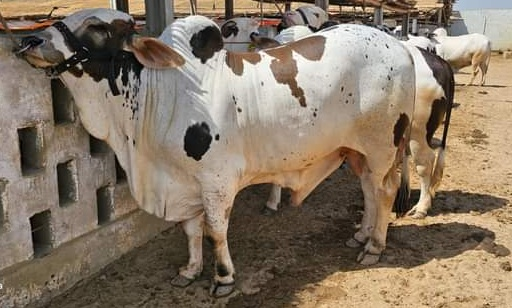
#> input picture 4test_dataset.jpg, 512 x 308 px
$ python -i augmentation.py   (imports and definitions only)
#> lines starting #> are read from the running program, lines starting #| are printed output that depends on the picture
#> further down, picture is the input picture: shape (308, 512, 3); mean B, G, R 100.9, 119.1, 134.8
"""
Data Augmentation Module
========================
Handles image augmentation for training data expansion.
"""

import cv2
import numpy as np
from typing import List, Tuple, Optional
import random


class DataAugmenter:
    """
    Augments images for training data expansion.

    Supports:
    - Rotation
    - Flipping
    - Brightness adjustment
    - Contrast adjustment
    - Zoom
    - Noise addition
    """

    def __init__(self,
                 rotation_range: int = 15,
                 brightness_range: Tuple[float, float] = (0.8, 1.2),
                 contrast_range: Tuple[float, float] = (0.85, 1.15),
                 zoom_range: Tuple[float, float] = (0.9, 1.1),
                 horizontal_flip: bool = True,
                 noise_std: float = 0.02):
        """
        Initialize augmenter with parameters.

        Args:
            rotation_range: Maximum rotation angle in degrees
            brightness_range: Range for brightness adjustment
            contrast_range: Range for contrast adjustment
            zoom_range: Range for zoom factor
            horizontal_flip: Whether to apply horizontal flip
            noise_std: Standard deviation for Gaussian noise
        """
        self.rotation_range = rotation_range
        self.brightness_range = brightness_range
        self.contrast_range = contrast_range
        self.zoom_range = zoom_range
        self.horizontal_flip = horizontal_flip
        self.noise_std = noise_std

    def rotate(self, image: np.ndarray, angle: Optional[float] = None) -> np.ndarray:
        """
        Rotate image by given angle.

        Args:
            image: Input image
            angle: Rotation angle (random if None)

        Returns:
            Rotated image
        """
        if angle is None:
            angle = random.uniform(-self.rotation_range, self.rotation_range)

        height, width = image.shape[:2]
#> height = 308; width = 512
        center = (width // 2, height // 2)
#> center = (256, 154)

        rotation_matrix = cv2.getRotationMatrix2D(center, angle, 1.0)
        rotated = cv2.warpAffine(image, rotation_matrix, (width, height),
                                  borderMode=cv2.BORDER_REFLECT)
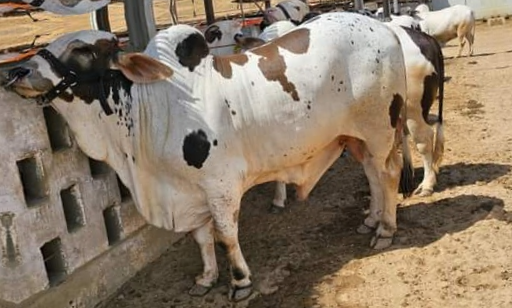
#> rotated: shape (308, 512, 3); mean B, G, R 102.2, 121.3, 137.8

        return rotated

    # [32 lines left out: functions flip_horizontal, adjust_brightness, not called in this run]

    def adjust_contrast(self, image: np.ndarray,
                        factor: Optional[float] = None) -> np.ndarray:
        """
        Adjust image contrast.

        Args:
            image: Input image
            factor: Contrast factor (random if None)

        Returns:
            Contrast-adjusted image
        """
        if factor is None:
            factor = random.uniform(*self.contrast_range)

        lab = cv2.cvtColor(image, cv2.COLOR_BGR2LAB).astype(np.float32)
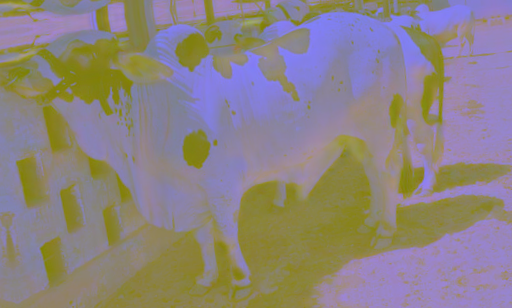
#> lab: shape (308, 512, 3) float32; mean B, G, R 130.3, 131.5, 140.9
        lab[:, :, 0] = ((lab[:, :, 0] - 128) * factor) + 128
        lab[:, :, 0] = np.clip(lab[:, :, 0], 0, 255)

        return cv2.cvtColor(lab.astype(np.uint8), cv2.COLOR_LAB2BGR)

    def zoom(self, image: np.ndarray,
             factor: Optional[float] = None) -> np.ndarray:
        """
        Zoom in/out on image.

        Args:
            image: Input image
            factor: Zoom factor (random if None)

        Returns:
            Zoomed image
        """
        if factor is None:
            factor = random.uniform(*self.zoom_range)

        height, width = image.shape[:2]
#> height = 308; width = 512

        # Calculate crop dimensions
        new_height = int(height / factor)
#> new_height = 320
        new_width = int(width / factor)
#> new_width = 532

        # Calculate crop position (center)
        y1 = (height - new_height) // 2
#> y1 = -6
        x1 = (width - new_width) // 2
#> x1 = -10

        # Crop and resize
        if factor > 1:  # Zoom in
            cropped = image[y1:y1+new_height, x1:x1+new_width]
            zoomed = cv2.resize(cropped, (width, height))
        else:  # Zoom out
            zoomed = cv2.resize(image, (new_width, new_height))
            padded = np.zeros_like(image)
            y_offset = (height - new_height) // 2
#> y_offset = -6
            x_offset = (width - new_width) // 2
#> x_offset = -10
#> (the run stopped early here; a loop or call above may not have finished)

$ run again, on 5test_google.jpg
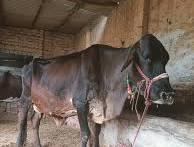
#> input picture 5test_google.jpg, 194 x 147 px
#> picture is the input picture: shape (147, 194, 3); mean B, G, R 87.4, 97.3, 111.2
#> in adjust_contrast, `lab = cv2.cvtColor(image, cv2.COLOR_BGR2LAB).astype(np.float32)`:
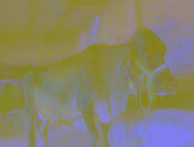
#> lab: shape (147, 194, 3) float32; mean B, G, R 107.5, 131.9, 135.8
#> in zoom, `zoomed = cv2.resize(image, (new_width, new_height))`:
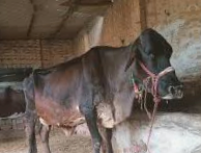
#> zoomed: shape (153, 201, 3); mean B, G, R 88.9, 98.7, 111.9
